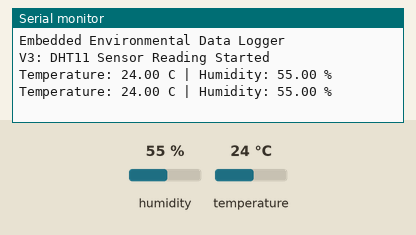
The sketch below on a simulated Arduino Uno, built with avr-gcc and run on an emulated ATmega328P. On the bench: the last lines printed to the serial monitor. Inputs (shaded band) come from the test bench; at power-on: humidity 55 %, temperature 24 °C.

Above: at 2.8 s.
2.9 s: humidity set to 22 %
At 4.5 s:
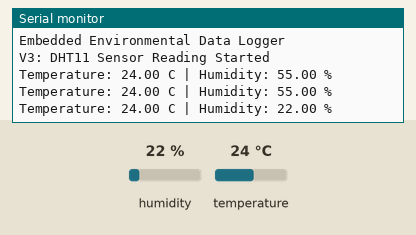
5.6 s: temperature set to 12 °C
At 6.9 s:
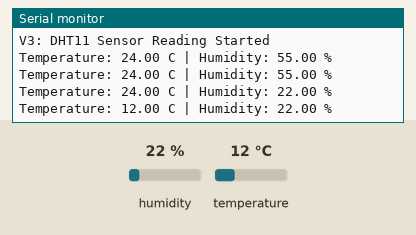
8.3 s: humidity set to 40 %
At 8.3 s:
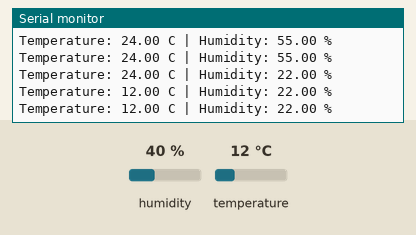
Timing chart, 0 to 11.3 s (numbered marks = the images above; inputs shaded):
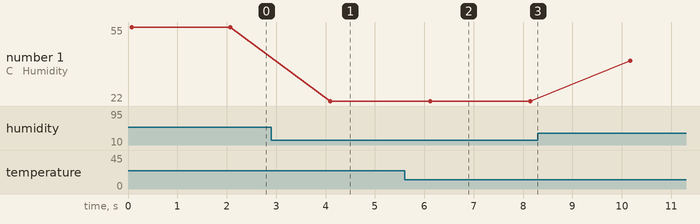

Measured:
- after the input at 2.9 s, the serial monitor: prints a new line after 1.2 s (image 1)
- after the input at 5.6 s, the serial monitor: prints a new line after 0.52 s (image 2)
- plotted number 1: 55 → 22 after the input at 2.9 s, 22 → 40 after the input at 8.3 s

The sketch:

dht11_sensor.ino
```cpp
#include "DHT.h"            //include DHT library to access all the functions

#define DHT_PIN 2           //define constants and constant variables
#define DHT_TYPE DHT11

DHT dht(DHT_PIN, DHT_TYPE);        //create an DHT class object with sensor type DHT11 and is connected to pin Digital 2 on the board

void setup() {
  Serial.begin(9600);       //set serial communication at 9600 baud

  Serial.println("Embedded Environmental Data Logger");  //print startup message
  Serial.println("V3: DHT11 Sensor Reading Started");

  dht.begin();   //initialize DHT11 sensor
}

void loop() {
  float humidity = dht.readHumidity();  //read humidity
  float temperatureC = dht.readTemperature();  //read temperature

  if (isnan(humidity) || isnan(temperatureC)) {       //check if both inputs are numbers
    Serial.println("Error: Failed to read from DHT11 sensor");    //output error message
    delay(2000);
    return;
  }

  Serial.print("Temperature: ");   //print temperature
  Serial.print(temperatureC);
  Serial.print(" C");

  Serial.print(" | Humidity: ");  //print humidity
  Serial.print(humidity);
  Serial.println(" %");

  delay(2000);
}
```
